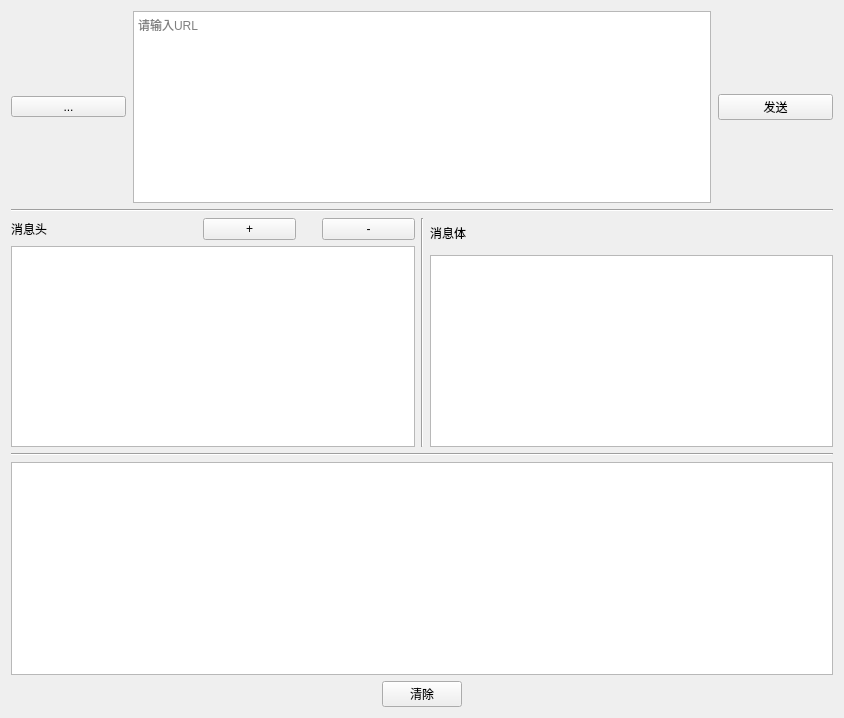
<?xml version="1.0" encoding="UTF-8"?>
<ui version="4.0">
 <class>Form</class>
 <widget class="QWidget" name="Form">
  <property name="geometry">
   <rect>
    <x>0</x>
    <y>0</y>
    <width>844</width>
    <height>718</height>
   </rect>
  </property>
  <property name="windowTitle">
   <string>Form</string>
  </property>
  <layout class="QVBoxLayout" name="verticalLayout_4">
   <item>
    <layout class="QHBoxLayout" name="horizontalLayout_1">
     <property name="spacing">
      <number>7</number>
     </property>
     <property name="sizeConstraint">
      <enum>QLayout::SetDefaultConstraint</enum>
     </property>
     <item>
      <widget class="QToolButton" name="boxMethod">
       <property name="sizePolicy">
        <sizepolicy hsizetype="Preferred" vsizetype="Fixed">
         <horstretch>1</horstretch>
         <verstretch>1</verstretch>
        </sizepolicy>
       </property>
       <property name="text">
        <string>...</string>
       </property>
       <property name="popupMode">
        <enum>QToolButton::DelayedPopup</enum>
       </property>
      </widget>
     </item>
     <item>
      <widget class="QPlainTextEdit" name="plainTextEdit">
       <property name="sizePolicy">
        <sizepolicy hsizetype="Preferred" vsizetype="Fixed">
         <horstretch>5</horstretch>
         <verstretch>0</verstretch>
        </sizepolicy>
       </property>
       <property name="placeholderText">
        <string>请输入URL</string>
       </property>
      </widget>
     </item>
     <item>
      <widget class="QPushButton" name="buttonSend">
       <property name="sizePolicy">
        <sizepolicy hsizetype="Preferred" vsizetype="Fixed">
         <horstretch>1</horstretch>
         <verstretch>0</verstretch>
        </sizepolicy>
       </property>
       <property name="text">
        <string>发送</string>
       </property>
      </widget>
     </item>
    </layout>
   </item>
   <item>
    <widget class="Line" name="line_3">
     <property name="orientation">
      <enum>Qt::Horizontal</enum>
     </property>
    </widget>
   </item>
   <item>
    <layout class="QHBoxLayout" name="horizontalLayout_3">
     <item>
      <layout class="QVBoxLayout" name="verticalLayout_3">
       <item>
        <layout class="QHBoxLayout" name="horizontalLayout_2">
         <item>
          <widget class="QLabel" name="label">
           <property name="sizePolicy">
            <sizepolicy hsizetype="Preferred" vsizetype="Preferred">
             <horstretch>2</horstretch>
             <verstretch>0</verstretch>
            </sizepolicy>
           </property>
           <property name="text">
            <string>消息头</string>
           </property>
          </widget>
         </item>
         <item>
          <widget class="QPushButton" name="buttonAddHeader">
           <property name="sizePolicy">
            <sizepolicy hsizetype="Minimum" vsizetype="Fixed">
             <horstretch>1</horstretch>
             <verstretch>0</verstretch>
            </sizepolicy>
           </property>
           <property name="text">
            <string>+</string>
           </property>
          </widget>
         </item>
         <item>
          <spacer name="horizontalSpacer">
           <property name="orientation">
            <enum>Qt::Horizontal</enum>
           </property>
           <property name="sizeHint" stdset="0">
            <size>
             <width>20</width>
             <height>20</height>
            </size>
           </property>
          </spacer>
         </item>
         <item>
          <widget class="QPushButton" name="buttonDelHeader">
           <property name="sizePolicy">
            <sizepolicy hsizetype="Minimum" vsizetype="Fixed">
             <horstretch>1</horstretch>
             <verstretch>0</verstretch>
            </sizepolicy>
           </property>
           <property name="text">
            <string>-</string>
           </property>
          </widget>
         </item>
        </layout>
       </item>
       <item>
        <widget class="QPlainTextEdit" name="plainTextEdit_2">
         <property name="sizePolicy">
          <sizepolicy hsizetype="Expanding" vsizetype="Expanding">
           <horstretch>0</horstretch>
           <verstretch>0</verstretch>
          </sizepolicy>
         </property>
         <property name="plainText">
          <string/>
         </property>
         <property name="placeholderText">
          <string/>
         </property>
        </widget>
       </item>
      </layout>
     </item>
     <item>
      <widget class="Line" name="line">
       <property name="orientation">
        <enum>Qt::Vertical</enum>
       </property>
      </widget>
     </item>
     <item>
      <layout class="QVBoxLayout" name="verticalLayout_2">
       <item>
        <layout class="QVBoxLayout" name="verticalLayout_5">
         <property name="topMargin">
          <number>6</number>
         </property>
         <property name="bottomMargin">
          <number>7</number>
         </property>
         <item>
          <widget class="QLabel" name="label_2">
           <property name="text">
            <string>消息体</string>
           </property>
          </widget>
         </item>
        </layout>
       </item>
       <item>
        <widget class="QPlainTextEdit" name="plainTextEdit_3">
         <property name="sizePolicy">
          <sizepolicy hsizetype="Expanding" vsizetype="Expanding">
           <horstretch>0</horstretch>
           <verstretch>0</verstretch>
          </sizepolicy>
         </property>
         <property name="placeholderText">
          <string/>
         </property>
        </widget>
       </item>
      </layout>
     </item>
    </layout>
   </item>
   <item>
    <widget class="Line" name="line_2">
     <property name="orientation">
      <enum>Qt::Horizontal</enum>
     </property>
    </widget>
   </item>
   <item>
    <widget class="QPlainTextEdit" name="plainTextEdit_4">
     <property name="sizePolicy">
      <sizepolicy hsizetype="Expanding" vsizetype="Expanding">
       <horstretch>0</horstretch>
       <verstretch>0</verstretch>
      </sizepolicy>
     </property>
     <property name="plainText">
      <string/>
     </property>
     <property name="placeholderText">
      <string/>
     </property>
    </widget>
   </item>
   <item>
    <layout class="QHBoxLayout" name="horizontalLayout_5">
     <item>
      <widget class="QPushButton" name="pushButton_4">
       <property name="sizePolicy">
        <sizepolicy hsizetype="Fixed" vsizetype="Fixed">
         <horstretch>0</horstretch>
         <verstretch>0</verstretch>
        </sizepolicy>
       </property>
       <property name="text">
        <string>清除</string>
       </property>
      </widget>
     </item>
    </layout>
   </item>
  </layout>
 </widget>
 <resources/>
 <connections/>
</ui>
